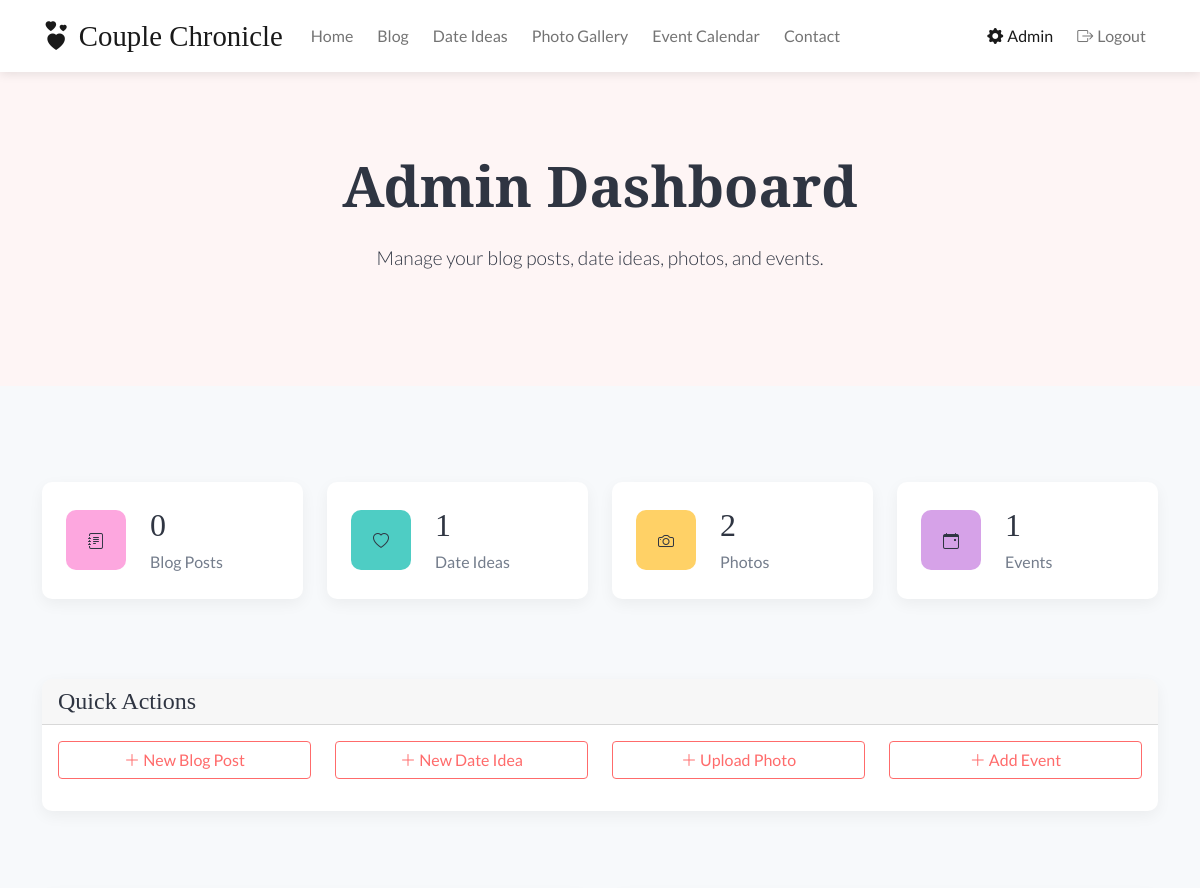
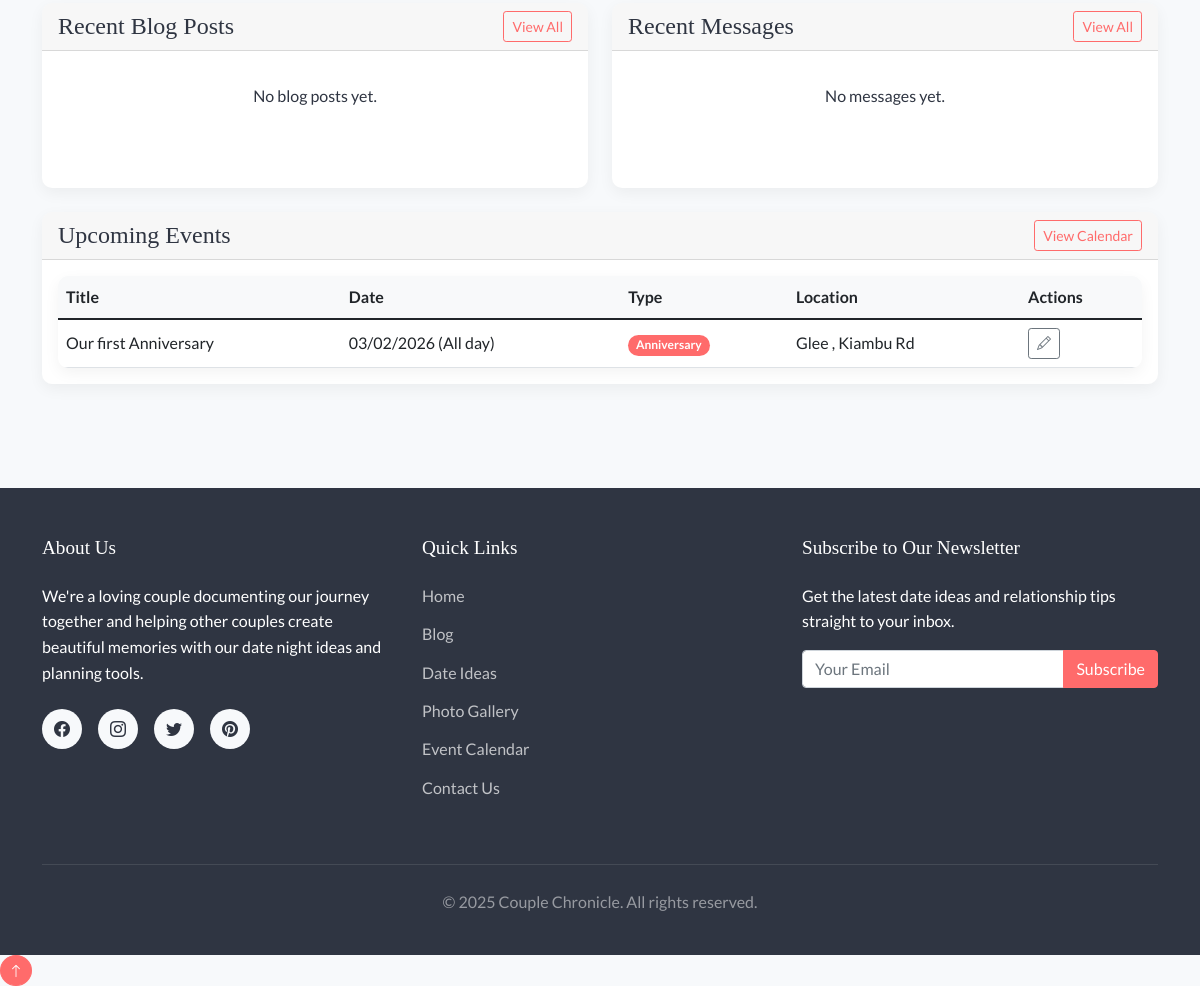
The app's page /admin/dashboard (signed in) with its own data (2 pictures, top to bottom).
### models.py (models this page shows, shortened)
class Event(db.Model):
    id = db.Column(db.Integer, primary_key=True)
    title = db.Column(db.String(120), nullable=False)
    description = db.Column(db.Text)
    start_date = db.Column(db.DateTime, nullable=False)
    end_date = db.Column(db.DateTime)
    all_day = db.Column(db.Boolean, default=False)
    location = db.Column(db.String(120))
    event_type = db.Column(db.String(50))  # e.g., "Anniversary", "Date", "Birthday", etc.
    created_at = db.Column(db.DateTime, default=datetime.utcnow)
    user_id = db.Column(db.Integer, db.ForeignKey('user.id'), nullable=False)

### routes/admin.py (the view)
@admin_bp.route('/dashboard')
@login_required
def dashboard():
    if not current_user.is_admin:
        flash('Access denied. Admin privileges required.', 'danger')
        return redirect(url_for('home.index'))
    blog_count = BlogPost.query.count()
    date_idea_count = DateIdea.query.count()
    photo_count = Photo.query.count()
    event_count = Event.query.count()
    message_count = ContactMessage.query.count()
    recent_posts = BlogPost.query.order_by(BlogPost.created_at.desc()).limit(5).all()
    recent_messages = ContactMessage.query.order_by(ContactMessage.created_at.desc()).limit(5).all()
    upcoming_events = Event.query.filter(Event.start_date >= db.func.current_timestamp()).order_by(Event.start_date).limit(5).all()
    return render_template(
        'admin/dashboard.html',
        blog_count=blog_count,
        date_idea_count=date_idea_count,
        photo_count=photo_count,
        event_count=event_count,
        message_count=message_count,
        recent_posts=recent_posts,
        recent_messages=recent_messages,
        upcoming_events=upcoming_events
    )

### templates/admin/dashboard.html (shortened to what this page needs)
{% extends 'base.html' %}
{% block content %}
<section class="hero text-center">
    <div class="container">
        <h1 class="display-4 fw-bold">Admin Dashboard</h1>
        <p class="lead">Manage your blog posts, date ideas, photos, and events.</p>
    </div>
</section>
<section class="container py-5">
    <div class="row mb-5">
        <div class="col-md-3">
            <div class="stat-card">
                <div class="stat-icon bg-pink">
                    <i class="bi bi-journal-text"></i>
                </div>
                <div class="stat-info">
                    <h4>{{ blog_count }}</h4>
                    <p>Blog Posts</p>
                </div>
            </div>
        </div>
        <div class="col-md-3">
            <div class="stat-card">
                <div class="stat-icon bg-blue">
                    <i class="bi bi-heart"></i>
                </div>
                <div class="stat-info">
                    <h4>{{ date_idea_count }}</h4>
                    <p>Date Ideas</p>
                </div>
            </div>
        </div>
        <div class="col-md-3">
            <div class="stat-card">
                <div class="stat-icon bg-yellow">
                    <i class="bi bi-camera"></i>
                </div>
                <div class="stat-info">
                    <h4>{{ photo_count }}</h4>
                    <p>Photos</p>
                </div>
            </div>
        </div>
        <div class="col-md-3">
            <div class="stat-card">
                <div class="stat-icon bg-purple">
                    <i class="bi bi-calendar-event"></i>
                </div>
                <div class="stat-info">
                    <h4>{{ event_count }}</h4>
                    <p>Events</p>
                </div>
            </div>
        </div>
    </div>
    <div class="row mb-5">
        <div class="col-12">
            <div class="card">
                <div class="card-header">
                    <h4 class="mb-0">Quick Actions</h4>
                </div>
                <div class="card-body">
                    <div class="row">
                        <div class="col-md-3 mb-3">
                            <a href="{{ url_for('blog.create') }}" class="btn btn-outline-primary d-block">
                                <i class="bi bi-plus-lg"></i> New Blog Post
                            </a>
                        </div>
                        <div class="col-md-3 mb-3">
                            <a href="{{ url_for('date_planner.create') }}" class="btn btn-outline-primary d-block">
                                <i class="bi bi-plus-lg"></i> New Date Idea
                            </a>
                        </div>
                        <div class="col-md-3 mb-3">
                            <a href="{{ url_for('gallery.upload') }}" class="btn btn-outline-primary d-block">
                                <i class="bi bi-plus-lg"></i> Upload Photo
                            </a>
                        </div>
                        <div class="col-md-3 mb-3">
                            <a href="{{ url_for('calendar.create') }}" class="btn btn-outline-primary d-block">
                                <i class="bi bi-plus-lg"></i> Add Event
                            </a>
                        </div>
                    </div>
                </div>
            </div>
        </div>
    </div>
    <div class="row">
        <div class="col-md-6 mb-4">
            <div class="card h-100">
                <div class="card-header d-flex justify-content-between align-items-center">
                    <h4 class="mb-0">Recent Blog Posts</h4>
                    <a href="{{ url_for('blog.index') }}" class="btn btn-sm btn-outline-primary">View All</a>
                </div>
                <div class="card-body">
                    {% if recent_posts %}
                        <div class="table-responsive admin-table">
                            <table class="table">
                                <thead>
                                    <tr>
                                        <th>Title</th>
                                        <th>Date</th>
                                        <th>Actions</th>
                                    </tr>
                                </thead>
                                <tbody>
                                    {% for post in recent_posts %}
                                        <tr>
                                            <td>{{ post.title }}</td>
                                            <td>{{ post.created_at.strftime('%m/%d/%Y') }}</td>
                                            <td>
                                                <a href="{{ url_for('blog.post', slug=post.slug) }}" class="btn btn-sm btn-outline-primary">
                                                    <i class="bi bi-eye"></i>
                                                </a>
                                                <a href="{{ url_for('blog.edit', slug=post.slug) }}" class="btn btn-sm btn-outline-secondary">
                                                    <i class="bi bi-pencil"></i>
                                                </a>
                                            </td>
                                        </tr>
                                    {% endfor %}
                                </tbody>
                            </table>
                        </div>
                    {% else %}
                        <p class="text-center py-3">No blog posts yet.</p>
                    {% endif %}
                </div>
            </div>
        </div>
        <div class="col-md-6 mb-4">
            <div class="card h-100">
                <div class="card-header d-flex justify-content-between align-items-center">
                    <h4 class="mb-0">Recent Messages</h4>
                    <a href="{{ url_for('contact.messages') }}" class="btn btn-sm btn-outline-primary">View All</a>
                </div>
                <div class="card-body">
                    {% if recent_messages %}
                        <div class="table-responsive admin-table">
                            <table class="table">
                                <thead>
                                    <tr>
                                        <th>Name</th>
                                        <th>Subject</th>
                                        <th>Date</th>
                                        <th>Actions</th>
                                    </tr>
                                </thead>
                                <tbody>
                                    {% for message in recent_messages %}
                                        <tr>
                                            <td>{{ message.name }}</td>
                                            <td>{{ message.subject }}</td>
                                            <td>{{ message.created_at.strftime('%m/%d/%Y') }}</td>
                                            <td>
                                                <button type="button" class="btn btn-sm btn-outline-primary" data-bs-toggle="modal" data-bs-target="#messageModal{{ message.id }}">
                                                    <i class="bi bi-eye"></i>
                                                </button>
                                            </td>
                                        </tr>
                                        <div class="modal fade" id="messageModal{{ message.id }}" tabindex="-1" aria-labelledby="messageModalLabel{{ message.id }}" aria-hidden="true">
                                            <div class="modal-dialog">
                                                <div class="modal-content">
                                                    <div class="modal-header">
                                                        <h5 class="modal-title" id="messageModalLabel{{ message.id }}">{{ message.subject }}</h5>
                                                        <button type="button" class="btn-close" data-bs-dismiss="modal" aria-label="Close"></button>
                                                    </div>
                                                    <div class="modal-body">
                                                        <p><strong>From:</strong> {{ message.name }} ({{ message.email }})</p>
                                                        <p><strong>Date:</strong> {{ message.created_at.strftime('%B %d, %Y at %I:%M %p') }}</p>
                                                        <hr>
                                                        <p>{{ message.message }}</p>
                                                    </div>
                                                    <div class="modal-footer">
                                                        <button type="button" class="btn btn-secondary" data-bs-dismiss="modal">Close</button>
                                                        <a href="mailto:{{ message.email }}" class="btn btn-primary">Reply via Email</a>
                                                        <form action="{{ url_for('contact.delete_message', id=message.id) }}" method="post" class="d-inline">
                                                            <button type="submit" class="btn btn-danger" onclick="return confirm('Are you sure you want to delete this message?')">Delete</button>
                                                        </form>
                                                    </div>
                                                </div>
                                            </div>
                                        </div>
                                    {% endfor %}
                                </tbody>
                            </table>
                        </div>
                    {% else %}
                        <p class="text-center py-3">No messages yet.</p>
                    {% endif %}
                </div>
            </div>
        </div>
        <div class="col-md-12 mb-4">
            <div class="card">
                <div class="card-header d-flex justify-content-between align-items-center">
                    <h4 class="mb-0">Upcoming Events</h4>
                    <a href="{{ url_for('calendar.index') }}" class="btn btn-sm btn-outline-primary">View Calendar</a>
                </div>
                <div class="card-body">
                    {% if upcoming_events %}
                        <div class="table-responsive admin-table">
                            <table class="table">
                                <thead>
                                    <tr>
                                        <th>Title</th>
                                        <th>Date</th>
                                        <th>Type</th>
                                        <th>Location</th>
                                        <th>Actions</th>
                                    </tr>
                                </thead>
                                <tbody>
                                    {% for event in upcoming_events %}
                                        <tr>
                                            <td>{{ event.title }}</td>
                                            <td>
                                                {% if event.all_day %}
                                                    {{ event.start_date.strftime('%m/%d/%Y') }} (All day)
                                                {% else %}
                                                    {{ event.start_date.strftime('%m/%d/%Y %I:%M %p') }}
                                                {% endif %}
                                            </td>
                                            <td>
                                                <span class="badge rounded-pill" style="background-color:
                                                    {% if event.event_type == 'anniversary' %}#FF6B6B
                                                    {% elif event.event_type == 'date' %}#4ECDC4
                                                    {% elif event.event_type == 'birthday' %}#FFD166
                                                    {% elif event.event_type == 'special' %}#9370DB
                                                    {% else %}#6B7A8F{% endif %}">
                                                    {{ event.event_type|title }}
                                                </span>
                                            </td>
                                            <td>{{ event.location or 'N/A' }}</td>
                                            <td>
                                                <a href="{{ url_for('calendar.edit', id=event.id) }}" class="btn btn-sm btn-outline-secondary">
                                                    <i class="bi bi-pencil"></i>
                                                </a>
                                            </td>
                                        </tr>
                                    {% endfor %}
                                </tbody>
                            </table>
                        </div>
                    {% else %}
                        <p class="text-center py-3">No upcoming events.</p>
                    {% endif %}
                </div>
            </div>
        </div>
    </div>
</section>
{% endblock %}

### records on screen
Event: title "Our first Anniversary", start_date "03/02/2026", event_type "Anniversary", location "Glee , Kiambu Rd"

### other values on screen
{{ blog_count }} "0"
{{ date_idea_count }} "1"
{{ photo_count }} "2"
{{ event_count }} "1"
